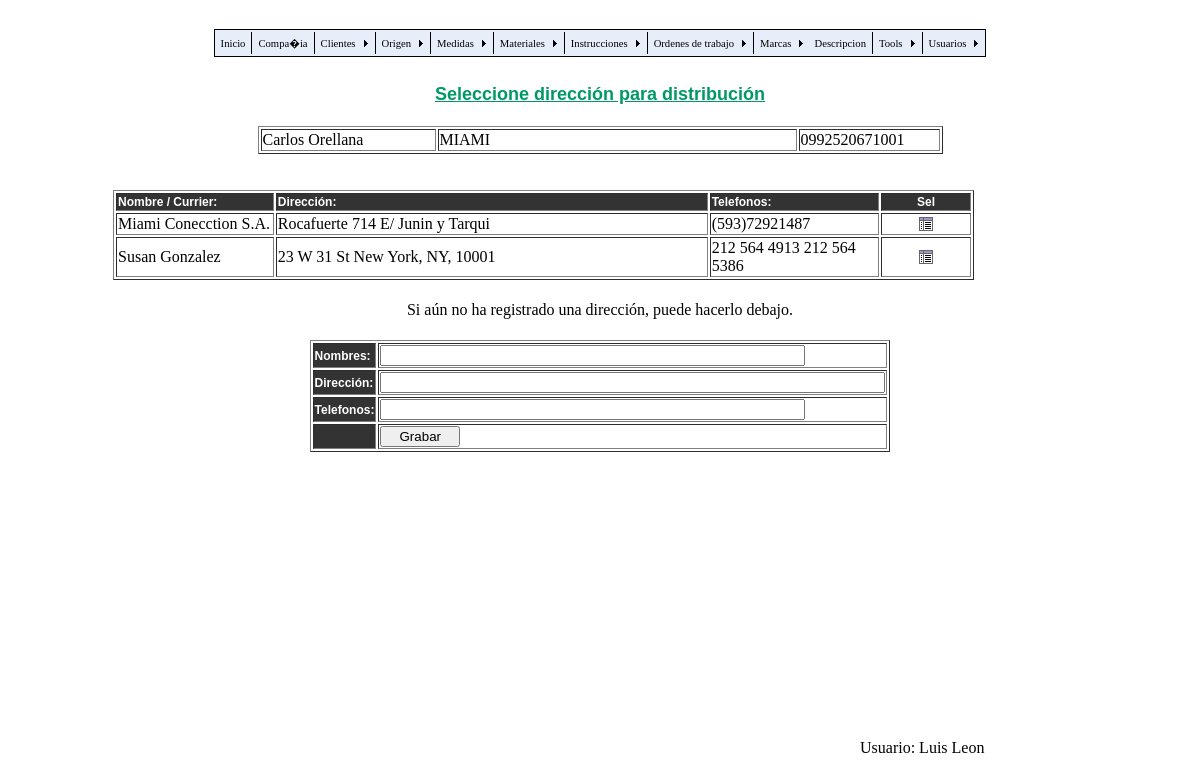
/orden_ship.php?cos_id=3 (signed in), run on the app's committed database.
### tables this page shows
CREATE TABLE `tbl_costumers` (
  `cos_id` smallint(6) NOT NULL auto_increment,
  `cos_names` varchar(40) NOT NULL,
  `cos_corpname` varchar(30) NOT NULL,
  `cos_corpname2` varchar(30) NOT NULL,
  `cos_ruc` varchar(13) NOT NULL,
  `cos_email` varchar(40) NOT NULL,
  `cos_phone1` varchar(20) NOT NULL,
  `cos_phone2` varchar(20) default NULL,
  `cos_fax` varchar(20) default NULL,
  `pais_label` varchar(25) NOT NULL,
  `ciudad_label` varchar(25) NOT NULL,
  `cos_adress` varchar(60) NOT NULL,
  `cos_comments` varchar(250) default NULL,
  `cos_userid` tinyint(2) NOT NULL,
  PRIMARY KEY  (`cos_id`)
);

CREATE TABLE `tbl_ship_to` (
  `shipto_id` smallint(4) NOT NULL auto_increment,
  `cos_id` smallint(6) NOT NULL,
  `shipto_name` varchar(40) NOT NULL,
  `shipto_address` varchar(60) NOT NULL,
  `shipto_phono` varchar(40) NOT NULL,
  `user_id` tinyint(2) NOT NULL,
  `email` varchar(60) default NULL,
  PRIMARY KEY  (`shipto_id`)
);

CREATE TABLE `tbl_users` (
  `user_id` tinyint(2) NOT NULL auto_increment,
  `user_names` varchar(20) NOT NULL,
  `user_username` varchar(15) NOT NULL,
  `user_password` varchar(15) NOT NULL,
  PRIMARY KEY  (`user_id`)
);

### orden_ship.php (the view, shortened to what this page needs)
<?php require_once('Connections/labels_con.php'); ?>
<?php
if (!function_exists("GetSQLValueString")) {
function GetSQLValueString($theValue, $theType, $theDefinedValue = "", $theNotDefinedValue = "")
{
  $theValue = function_exists("mysql_real_escape_string") ? mysql_real_escape_string($theValue) : mysql_escape_string($theValue);
  switch ($theType) {
    case "text":
      $theValue = ($theValue != "") ? "'" . $theValue . "'" : "NULL";
      break;
    case "long":
    case "int":
      $theValue = ($theValue != "") ? intval($theValue) : "NULL";
      break;
  }
  return $theValue;
}
}
$editFormAction = $_SERVER['PHP_SELF'];
if (isset($_SERVER['QUERY_STRING'])) {
  $editFormAction .= "?" . htmlentities($_SERVER['QUERY_STRING']);
}
$colname_Recordset1 = "-1";
if (isset($_SESSION['MM_Username'])) {
  $colname_Recordset1 = $_SESSION['MM_Username'];
}
$query_Recordset1 = sprintf("SELECT user_id, user_names FROM tbl_users WHERE user_username = %s", GetSQLValueString($colname_Recordset1, "text"));
$Recordset1 = mysql_query($query_Recordset1, $labels_con) or die(mysql_error());
$row_Recordset1 = mysql_fetch_assoc($Recordset1);
$colname_Recordset2 = "-1";
if (isset($_GET['cos_id'])) {
  $colname_Recordset2 = $_GET['cos_id'];
}
$query_Recordset2 = sprintf("SELECT cos_id, cos_names, cos_corpname, cos_ruc FROM tbl_costumers WHERE cos_id = %s", GetSQLValueString($colname_Recordset2, "int"));
$Recordset2 = mysql_query($query_Recordset2, $labels_con) or die(mysql_error());
$row_Recordset2 = mysql_fetch_assoc($Recordset2);
$colname_shipto = "-1";
if (isset($_GET['cos_id'])) {
  $colname_shipto = $_GET['cos_id'];
}
$query_shipto = sprintf("SELECT * FROM tbl_ship_to WHERE cos_id = %s ORDER BY shipto_name ASC", GetSQLValueString($colname_shipto, "int"));
$shipto = mysql_query($query_shipto, $labels_con) or die(mysql_error());
$row_shipto = mysql_fetch_assoc($shipto);
$totalRows_shipto = mysql_num_rows($shipto);
?>
<!DOCTYPE html PUBLIC "-//W3C//DTD XHTML 1.0 Transitional//EN" "http://www.w3.org/TR/xhtml1/DTD/xhtml1-transitional.dtd">
<html xmlns="http://www.w3.org/1999/xhtml">
<head>
<link href="css/labels.css" rel="stylesheet" type="text/css" />
</head>
<body>
<br />
<table width="651" border="0" align="center">
  <tr>
    <td width="610" align="center"><script type="text/javascript" src="labels_menu.js"></script></td>
  </tr>
</table>
<table width="980" border="0" align="center">
  <tr>
    <td width="814" height="652" valign="top"><br />
      <table width="537" border="0" align="center">
        <tr>
          <td width="531" align="center" class="Titulo">Seleccione dirección para distribución</td>
        </tr>
      </table>
      <br />
      <table width="685" border="1" align="center">
        <tr>
          <td width="171"><?php echo $row_Recordset2['cos_names']; ?></td>
          <td width="355"><?php echo $row_Recordset2['cos_corpname']; ?></td>
          <td width="137"><?php echo $row_Recordset2['cos_ruc']; ?></td>
        </tr>
      </table>
      <br />
      <br />
      <table width="861" border="1">
        <tr bgcolor="#333333" class="cabecera">
          <td width="145">Nombre / Currier:</td>
          <td width="404">Dirección:</td>
          <td width="156">Telefonos:</td>
          <td width="81" align="center">Sel</td>
        </tr>
        <?php do { ?>
          <?php if ($totalRows_shipto > 0) {  ?>
  <tr>
    <td><?php echo $row_shipto['shipto_name']; ?></td>
    <td><?php echo $row_shipto['shipto_address']; ?></td>
    <td><?php echo $row_shipto['shipto_phono']; ?></td>
    <td align="center"><a href="orden_confirm.php?cos_id=<?php echo $row_Recordset2['cos_id']; ?>&amp;shipto_id=<?php echo $row_shipto['shipto_id']; ?>"><img src="detalle.png" width="16" height="16" border="0" /></a></td>
  </tr>
  <?php }  ?>
          <?php } while ($row_shipto = mysql_fetch_assoc($shipto)); ?>
      </table>
      <br />
      <table width="559" border="0" align="center">
        <tr>
          <td width="553" align="center">Si aún no ha registrado una dirección, puede hacerlo debajo.</td>
        </tr>
      </table>
      <br />
      <form id="form1" name="form1" method="POST" action="<?php echo $editFormAction; ?>">
        <table width="460" border="1" align="center">
          <tr>
            <td width="95" bgcolor="#333333" class="cabecera">Nombres:</td>
            <td width="287"><label>
              <input name="txt_name" type="text" id="txt_name" size="50" maxlength="40" />
            </label></td>
          </tr>
          <tr>
            <td bgcolor="#333333" class="cabecera">Dirección:</td>
            <td><label>
              <input name="txt_direccion" type="text" id="txt_direccion" size="60" maxlength="60" />
            </label></td>
          </tr>
          <tr>
            <td bgcolor="#333333" class="cabecera">Telefonos:</td>
            <td><label>
              <input name="txt_phonos" type="text" id="txt_phonos" size="50" maxlength="40" />
            </label></td>
          </tr>
          <tr>
            <td bgcolor="#333333" class="cabecera"><input name="hidden_cos_id" type="hidden" id="hidden_cos_id" value="<?php echo $row_Recordset2['cos_id']; ?>" />
            <input name="hidden_user" type="hidden" id="hidden_user" value="<?php echo $row_Recordset1['user_id']; ?>" /></td>
            <td><label>
              <input type="submit" name="button" id="button" value="   Grabar   " />
            </label></td>
          </tr>
        </table>
      </form>
      <p><br />
      </p>
    </td>
  </tr>
</table>
<br />
<table width="335" border="0" align="right">
  <tr>
    <td width="329">Usuario: <?php echo $row_Recordset1['user_names']; ?></td>
  </tr>
</table>
</body>

### css/labels.css (style rules this page uses)
.Titulo { font-family: Verdana, Geneva, sans-serif; font-size: large; font-weight: bold; color: #096; text-decoration: underline; }
.cabecera { font-family: Verdana, Geneva, sans-serif; font-size: 12px; font-weight: bold; color: #FFF; }

### data on the page
tbl_costumers: cos_names "Carlos Orellana", cos_corpname "MIAMI", cos_ruc "0992520671001"
tbl_ship_to: shipto_name "Miami Conecction S.A.", shipto_address "Rocafuerte 714 E/ Junin y Tarqui", shipto_phono "(593)72921487"
tbl_ship_to: shipto_name "Susan Gonzalez", shipto_address "23 W 31 St New York, NY, 10001", shipto_phono "212 564 4913 212 564 5386"
tbl_users: user_names "Luis Leon"
